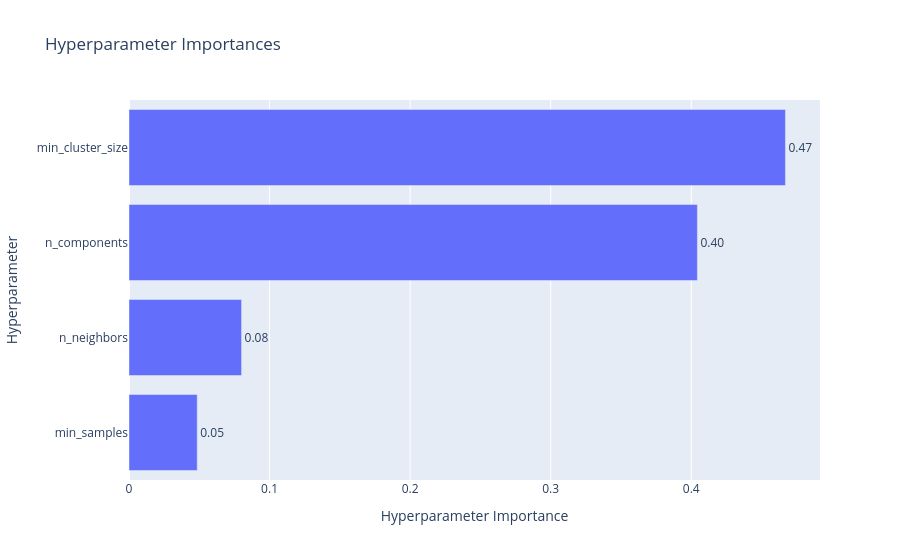

This figure's notebook cell:
### Code cell
# Visualizza l'importanza degli iperparametri (se ne hai ottimizzato più di 1)
try:
    fig = vis.plot_param_importances(study)
    fig.show()
except Exception as e:
    print("Impossibile generare il grafico dell'importanza (serve più varianza):", e)

### Figure 1 — Plotly figure (JSON) as saved in the notebook; plotly's stock layout.template omitted (floating-point values rounded to 4 significant figures)
{"data": [{"cliponaxis": false, "hovertemplate": ["min_samples (IntDistribution): 0.04853896553888603<extra></extra>", "n_neighbors (IntDistribution): 0.08008690416406741<extra></extra>", "n_components (IntDistribution): 0.40436347895070535<extra></extra>", "min_cluster_size (IntDistribution): 0.46701065134634123<extra></extra>"], "name": "Objective Value", "orientation": "h", "text": ["0.05", "0.08", "0.40", "0.47"], "textposition": "outside", "type": "bar", "x": [0.04854, 0.08009, 0.4044, 0.467], "y": ["min_samples", "n_neighbors", "n_components", "min_cluster_size"]}], "layout": {"title": {"text": "Hyperparameter Importances"}, "xaxis": {"title": {"text": "Hyperparameter Importance"}}, "yaxis": {"title": {"text": "Hyperparameter"}}}}
